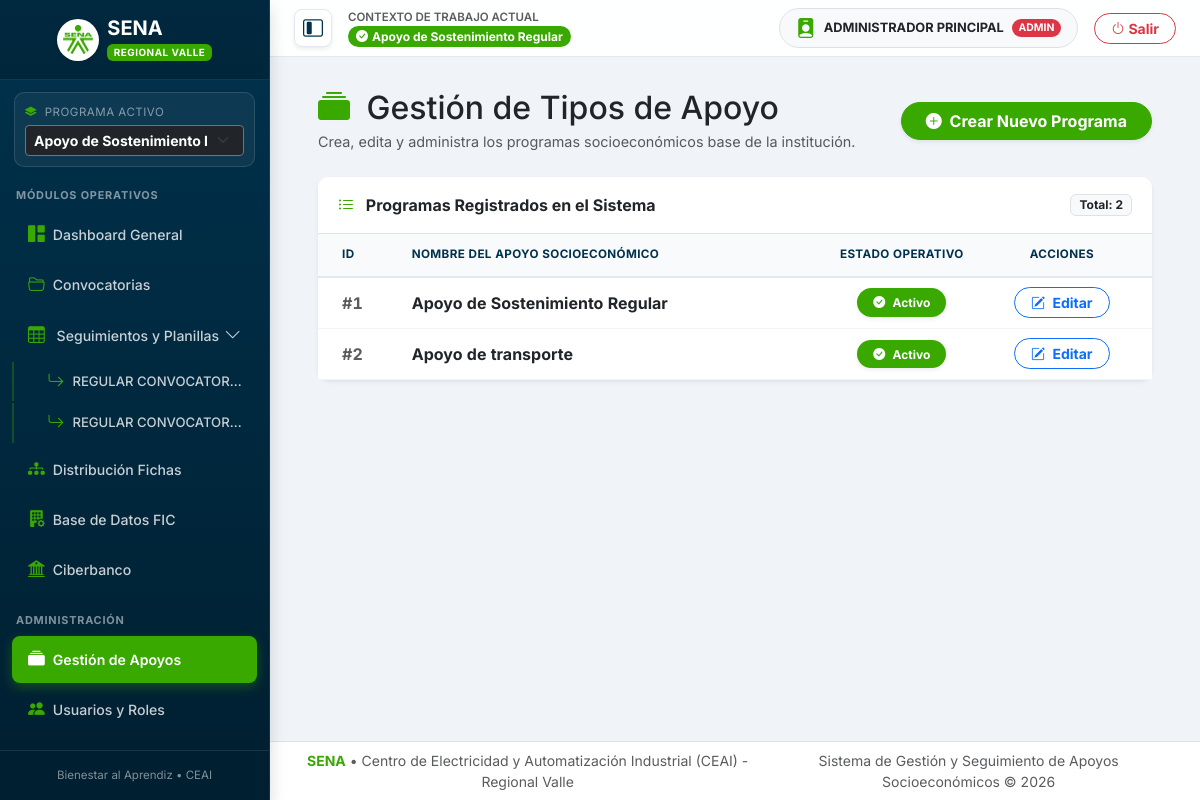
Before: /modules/apoyos/index.php (signed in) with the older database file.
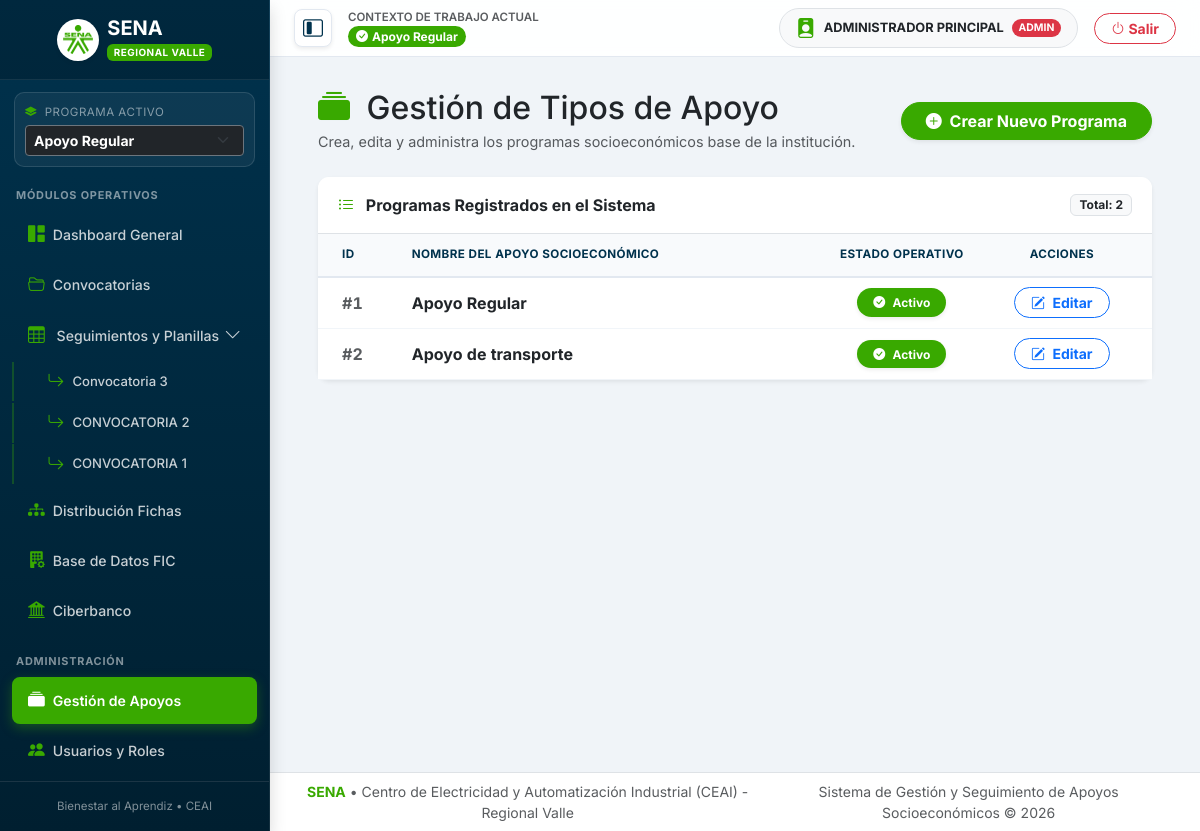
After: the same page with the newer database file.
### tables this page shows
CREATE TABLE `convocatorias` (
  `id` int(10) UNSIGNED NOT NULL,
  `apoyo_id` int(11) DEFAULT 1,
  `nombre` varchar(150) NOT NULL,
  `periodo` varchar(30) NOT NULL,
  `cupos` int(10) UNSIGNED NOT NULL DEFAULT 0,
  `presupuesto` decimal(15,2) NOT NULL DEFAULT 0.00,
  `created_at` timestamp NOT NULL DEFAULT current_timestamp()
);

CREATE TABLE `tipos_apoyo` (
  `id` int(11) NOT NULL,
  `nombre` varchar(150) NOT NULL,
  `descripcion` text DEFAULT NULL,
  `estado` enum('activo','inactivo') DEFAULT 'activo'
);

### modules/apoyos/index.php (the view, shortened to what the rows shown need)
<?php
require_once '../../config/database.php';
require_once '../../includes/header.php';
$stmtApoyos = $pdo->query("SELECT * FROM tipos_apoyo ORDER BY id ASC");
$apoyos = $stmtApoyos->fetchAll(PDO::FETCH_ASSOC);
?>
<div class="container-fluid px-4 py-3">
    <div class="d-flex flex-column flex-md-row justify-content-between align-items-md-center mb-4 gap-3">
        <div>
            <h2 class="fw-extrabold text-dark mb-1"><i class="bi bi-collection-fill text-success me-2"></i> Gestión de Tipos de Apoyo</h2>
        </div>
    </div>
    <div class="card bg-white border-0 shadow-sm">
        <div class="card-body p-0">
            <div class="table-responsive">
                <table class="table table-hover align-middle mb-0">
                    <thead class="table-light">
                        <tr>
                            <th class="ps-4" style="width: 10%;">ID</th>
                            <th style="width: 50%;">Nombre del Apoyo Socioeconómico</th>
                            <th class="text-center" style="width: 20%;">Estado Operativo</th>
                            <th class="text-center pe-4" style="width: 20%;">Acciones</th>
                        </tr>
                    </thead>
                    <tbody>
                        <?php foreach ($apoyos as $ap): ?>
                            <tr>
                                <td class="ps-4 fw-bold text-muted">#<?= $ap['id'] ?></td>
                                <td class="fw-bold text-dark fs-6"><?= htmlspecialchars($ap['nombre']) ?></td>
                                <td class="text-center">
                                    <?php if (($ap['estado'] ?? 'activo') === 'activo'): ?>
                                        <span class="badge bg-success text-white fw-bold px-3 py-2 rounded-pill shadow-sm">
                                            <i class="bi bi-check-circle-fill me-1 text-white"></i> Activo
                                        </span>
                                    <?php else: ?>
                                        <span class="badge bg-danger text-white fw-bold px-3 py-2 rounded-pill shadow-sm">
                                            <i class="bi bi-x-circle-fill me-1 text-white"></i> Inactivo
                                        </span>
                                    <?php endif; ?>
                                </td>
                                <td class="text-center pe-4">
                                    <button type="button" class="btn btn-sm btn-outline-primary fw-bold px-3 rounded-pill btn-editar-apoyo"
                                            data-bs-toggle="modal"
                                            data-bs-target="#modalEditarApoyo"
                                            data-id="<?= $ap['id'] ?>"
                                            data-nombre="<?= htmlspecialchars($ap['nombre']) ?>"
                                            data-estado="<?= htmlspecialchars($ap['estado'] ?? 'activo') ?>"
                                            title="Editar detalles del apoyo">
                                        <i class="bi bi-pencil-square me-1"></i> Editar
                                    </button>
                                </td>
                            </tr>
                        <?php endforeach; ?>
                    </tbody>
                </table>
            </div>
        </div>
    </div>
</div>
<?php require_once '../../includes/footer.php'; ?>

### includes/header.php (shortened to what the rows shown need)
<?php
$rol_actual = $_SESSION['rol'] ?? 'visualizador';
$uri_actual = $_SERVER['REQUEST_URI'] ?? '';
if (isset($pdo)) {
    if ($rol_actual === 'admin') {
        $stmtApoyos = $pdo->query("SELECT id, nombre FROM tipos_apoyo WHERE estado = 'activo' ORDER BY id ASC");
        $lista_apoyos = $stmtApoyos->fetchAll(PDO::FETCH_ASSOC);
        $apoyo_activo_id = $_SESSION['apoyo_activo_id'] ?? 1;
    }
    $nombre_apoyo_header = "Apoyo Socioeconómico";
    foreach ($lista_apoyos as $ap_item) {
        if ((int)$ap_item['id'] === (int)$apoyo_activo_id) {
            $nombre_apoyo_header = $ap_item['nombre'];
            break;
        }
    }
    $stmtSidebar = $pdo->prepare("SELECT id, nombre FROM convocatorias WHERE apoyo_id = ? ORDER BY id DESC");
    $stmtSidebar->execute([$apoyo_activo_id]);
    $lista_convocatorias = $stmtSidebar->fetchAll(PDO::FETCH_ASSOC);
} else {
    $lista_apoyos = [];
    $lista_convocatorias = [];
    $apoyo_activo_id = 1;
    $nombre_apoyo_header = "Apoyo Socioeconómico";
}
?>
<!DOCTYPE html>
<html lang="es">
<head>
    <link href="https://cdn.jsdelivr.net/npm/bootstrap@5.3.0/dist/css/bootstrap.min.css" rel="stylesheet">
    <link rel="stylesheet" href="https://cdn.jsdelivr.net/npm/bootstrap-icons@1.10.5/font/bootstrap-icons.css">
    <link rel="stylesheet" href="/seguimiento-regular/assets/css/sena.css?v=2.0">
</head>
<body>
<div class="d-flex" id="wrapper">
    <div class="text-white shadow" id="sidebar-wrapper">
        <div class="flex-grow-1 overflow-auto py-1">
            <div class="mt-1">
                <div class="collapse show" id="menuSeguimiento">
                    <?php foreach ($lista_convocatorias as $c):
                        $conv_activa = (strpos($uri_actual, '/modules/seguimiento/') !== false && isset($_GET['convocatoria_id']) && $_GET['convocatoria_id'] == $c['id']);
                    ?>
                        <a href="/seguimiento-regular/modules/seguimiento/index.php?convocatoria_id=<?= $c['id'] ?>" class="sidebar-link submenu-link <?= $conv_activa ? 'active' : '' ?>">
                            <i class="bi bi-arrow-return-right me-2 text-success"></i>
                            <span class="text-truncate"><?= htmlspecialchars($c['nombre']) ?></span>
                        </a>
                    <?php endforeach; ?>
                </div>
            </div>
        </div>
    </div>
    <div id="page-content-wrapper">
        <nav class="navbar navbar-expand-lg navbar-light top-navbar px-4 py-2 mb-3">
            <div class="container-fluid px-0 d-flex justify-content-between align-items-center">
                <div class="d-flex align-items-center gap-3">
                    <div class="d-none d-sm-block">
                        <div class="fw-bold text-dark d-flex align-items-center gap-2">
                            <span class="badge bg-success rounded-pill px-2 py-1"><i class="bi bi-check-circle-fill me-1"></i><?= htmlspecialchars($nombre_apoyo_header) ?></span>
                        </div>
                    </div>
                </div>
            </div>
        </nav>
        <div class="container-fluid px-4 pb-4 flex-grow-1">

Changed rows visible on the page:
added convocatorias: nombre "Convocatoria 3"
changed convocatorias: nombre "REGULAR CONVOCATOR…" → "CONVOCATORIA 2"
changed convocatorias: nombre "REGULAR CONVOCATOR…" → "CONVOCATORIA 1"
changed tipos_apoyo id 1: nombre "Apoyo de Sostenimiento Regular" → "Apoyo Regular"
Other visible differences:
form field value: "Apoyo de Sostenimiento Regular" → "Apoyo Regular"
